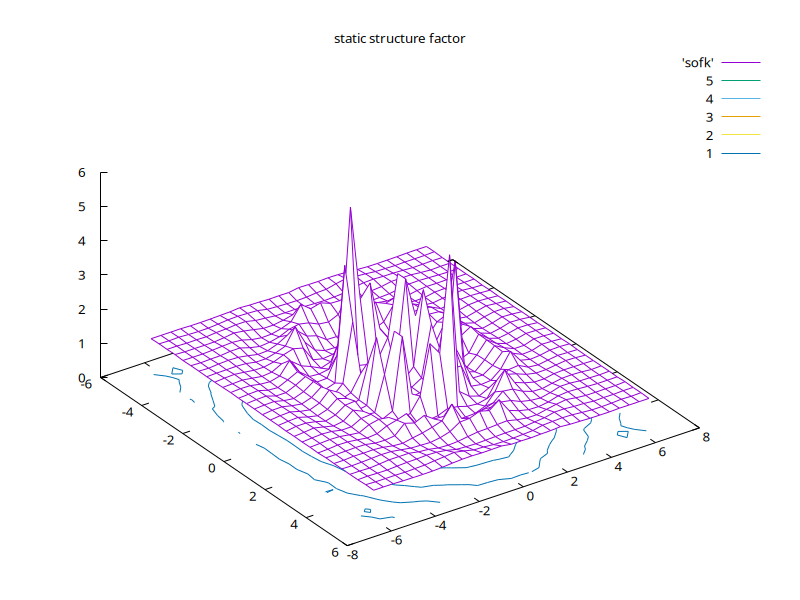

Recreate this plot in gnuplot.
reset
# 1. Set the file format (pngcairo is better quality than standard png)
set terminal pngcairo size 800,600 enhanced font 'Verdana,10'

# 2. Set the output filename
set output 'sofk.png'

set title "static structure factor"
unset xlabel
unset ylabel
set hidden3d
set view 40,50
set ticslevel 0
set contour
set view 45,55
splot[][][0:]'sofk' with lines

set output
